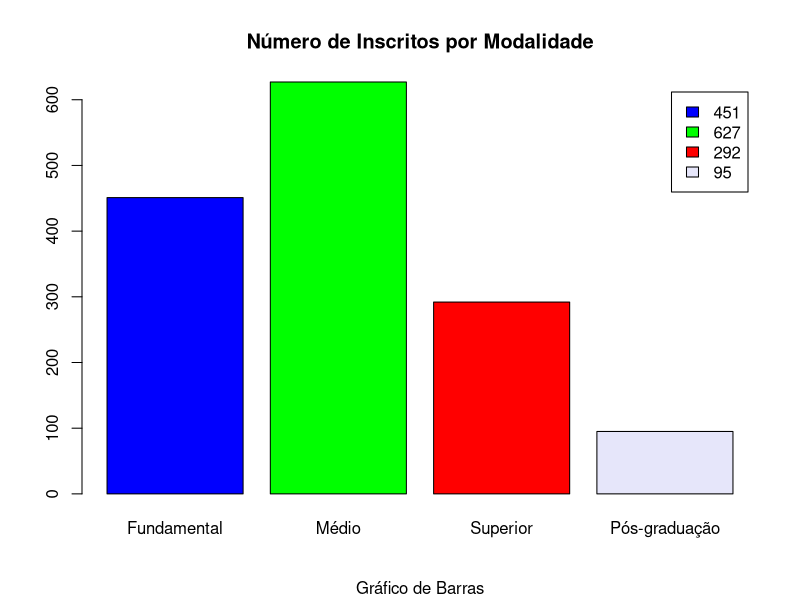
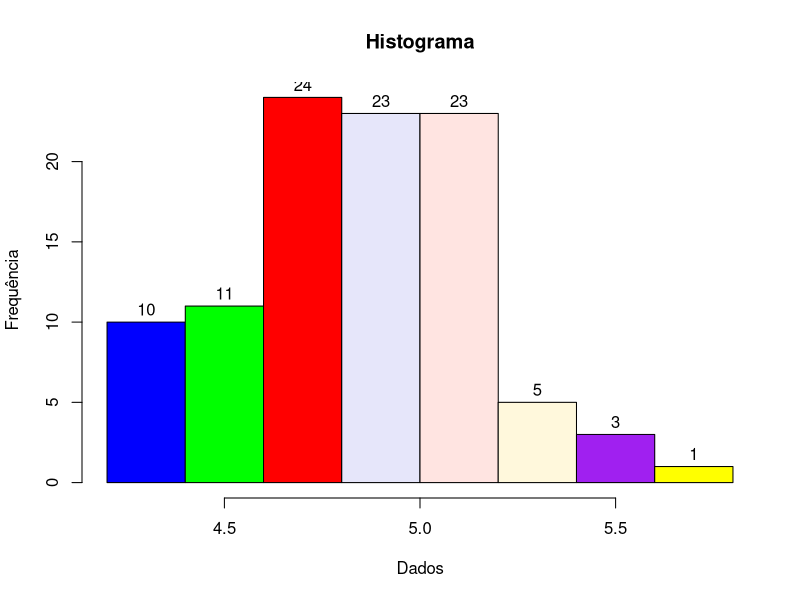
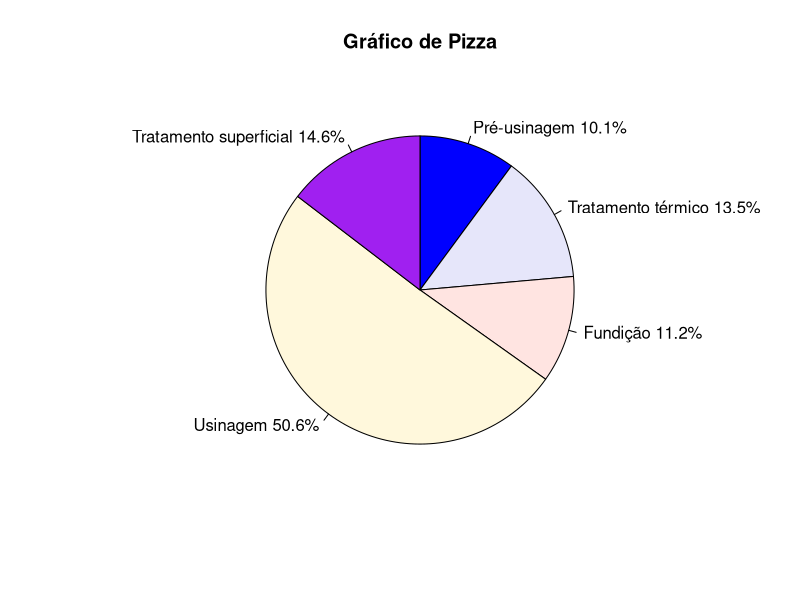
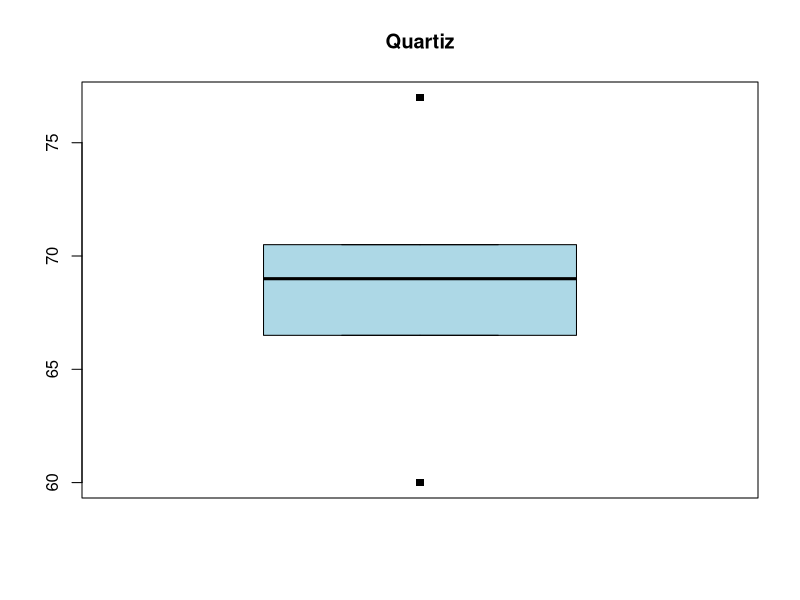

Write the R code that produced these figures, in order.
#
# Clean up the area
rm(list = ls())
#

# Localizando o arquivo .xls no Winddows
#setwd("D:\Transferência\estatistica_basica")

# No R, para utilizar determinadas funções, é preciso "carregar" um "pacote".
# Neste caso, carregamos o "pacote" tidyverse diretamente do CRAN-R.
# O tidyverse é uma coleção opinativa de pacotes R projetados para ciência de dados. 
# Todos os pacotes compartilham uma filosofia de design subjacente, gramática e estruturas de dados.
# Dentro da biblioteca tidyverse, existe o pacote readxl, o qual facilita a importação de dados do Excel para o R.
# Caso o mesmo ainda não esteja transferido o comando é:
if(!("tidyverse") %in% installed.packages()) install.packages("tidyverse", type = "source") 
library(tidyverse)

library(readxl)
eb = read_excel("./dados/estatistica_basica.xlsx", sheet = "Plan1")
head(eb)
#escolaridade inscritos
#1   Fundamental       451
#2         Médio       627
#3      Superior       292
#4 Pós-graduação        95
#
# Gráfico de Barras
barplot(eb$inscritos, names.arg = eb$escolaridade, col = c("blue", "green", "red", "lavender"), 
        legend.text = eb$inscritos, sub = "Gráfico de Barras",  main = "Número de Inscritos por Modalidade")

# Histograma
eh <- read_excel("./dados/estatistica_basica.xlsx", sheet = "Plan2")
head(eh)
#  eixos
#1   4.8
#2   4.9
#3   5.1
#4   4.8
#5   5.1
#6   4.9

hist(eh$eixos,  main = "Histograma", labels = TRUE, 
     col = c("blue", "green", "red", "lavender", "mistyrose", "cornsilk", "purple", "yellow"),
     ylab = "Frequência", xlab = "Dados")

# Gráfico Pizza
ep <- read_excel("./dados/estatistica_basica.xlsx", sheet = "Plan3")
head(ep)
#                  ccusto defeitos
#1           Pré-usinagem        9
#2     Tratamento térmico       12
#3               Fundição       10
#4               Usinagem       45
#5 Tratamento superficial       13
#
# Calculando a porcentagem 
#Rótulos para a figura
lbls <- ep$ccusto
pct <- round(ep$defeitos/sum(ep$defeitos)*100, digits=1)

lbls <- paste(lbls, pct) # acrescentar os percentuais aos rótulos 
lbls <- paste(lbls,"%",sep="") # acrescentar o símbolo "%" aos rótulos labels 
lbls

pie(ep$defeitos, labels = lbls, edges = 200, radius = 0.8, 
    clockwise = TRUE, angle = 45, main = "Gráfico de Pizza",
    col = c("blue", "lavender", "mistyrose", "cornsilk", "purple"),
    lty = NULL)

# +++++
# Estatísticas Descritivas
# Média
ma <- read_excel("./dados/estatistica_basica.xlsx", sheet = "Plan4")
head(ma)
#  dados
#1   4.5
#2   4.6
#3   4.5
#4   4.4
#5   4.5
xma = mean(ma$dado)
xma
#[1] 4.5

xma = (4.5+4.6+4.5+4.4+4.5) / 5
xma
#[1] 4.5
mean(4.5,4.6,4.5,4.4,4.5)
#[1] 4.5

# Mediana
md <- read_excel("./dados/estatistica_basica.xlsx", sheet = "Plan5")
head(md)
#  dados
#1    65
#2    72
#3    70
#4    72
#5    60
#6    67
mediana = median(md$dados)
mediana
#[1] 68.5

listamd=sort(md$dados, decreasing=F)
listamd
#[1] 60 65 67 68 69 70 72 72
xbarra = (68 + 69) / 2 
xbarra
#[1] 68.5

# Moda
moda <- read_excel("./dados/estatistica_basica.xlsx", sheet = "Plan5")
head(moda)
# Create the function
#https://www.tutorialspoint.com/r/r_mean_median_mode.htm

getmode <- function(v) {
  uniqv <- unique(v)
  uniqv[which.max(tabulate(match(v, uniqv)))]
}
# Calculate the mode using the user function.
result <- getmode(md$dados)
print(result)
#[1] 72
# Função melhor
# https://www.r-bloggers.com/computing-the-mode-in-r/

Mode = function(x){ 
ta = table(x)
tam = max(ta)
if (all(ta == tam))
  mod = NA
else
  if(is.numeric(x))
    mod = as.numeric(names(ta)[ta == tam])
else
  mod = names(ta)[ta == tam]
return(mod)
}

#Let’s see how it works for nominal data:
#One mode
fruit = c(rep("apple", 10), rep("pear", 5), rep("banana", 2))
getmode(fruit)
#[1] "apple"
Mode(fruit)
#[1] "apple"

#Two modes
fruit2 = c(rep("apple", 5), rep("pear", 5), rep("banana", 2))
getmode(fruit2)
#[1] "apple" # Hummm... achou só a primeira moda...
Mode(fruit2)
# [1] "apple" "pear" # Ok!!

#No mode
fruit3 = c(rep("apple", 5), rep("pear", 5), rep("banana", 5))
Mode(fruit3)
# [1] NA
getmode(fruit3)
#[1] "apple" # Crap! Error!!

#Let’s check for numerical data:
#One mode
count1 = c(rep(1, 10), rep(2, 5), rep(3, 2))
Mode(count1)
# [1] 1
getmode(count1)
# [1] 1

#Two modes
count2 = c(rep(1, 5), rep(2, 5), rep(3, 2))
Mode(count2)
# [1] 1 2
getmode(count2)
#[1] 1 # Nope!

#No mode
count3 = c(rep(1, 5), rep(2, 5), rep(3, 5))
Mode(count3)
# [1] NA
getmode(count3)
#[1] 1 # For Scotch! Error...

# +++++
# Estatísticas Descritivas
# Amplitude
#Vamos simular uma amostra de 10 valores, tomados de uma 
#distribuição normal com média = 10 e desvio-padrão = 2,5:
normal.1 <- rnorm(10, mean = 10, sd = 2.5)
#Calcule mínimo e máximo e a amplitude destes valores:
range(normal.1)
diff( range(normal.1) )
# [1] 9.224055
# Amplitude
ampl <- read_excel("./dados/estatistica_basica.xlsx",sheet = "Plan5")
head(ampl)
## A tibble: 6 × 1
#dados
#   <dbl>
# 1    65
# 2    72
# 3    70
# 4    72
# 5    60
# 6    67
range(ampl)
#1] 60 72
diff( range(ampl) )
#[1] 12

# Quartis
quartil <- read_excel("./dados/estatistica_basica.xlsx", sheet = "Plan6")
head(quartil)
## A tibble: 6 × 1
#  dados
#    <dbl>
#  1    72
#  2    70
#  3    77
#  4    60
#  5    67
#  6    69
listaq <- sort(quartil$dados)
listaq
# [1] 60 65 66 67 68 69 69 70 71 72 77
min(listaq)
#[1] 60
max(listaq)
#[1] 77
q1 = (length(listaq) + 1) / 4
q1
#[1] 3
listaq[q1]
#[1] 66
## Logo, 25% das observações etão abaixo de 66 e 75% das observações estão acima de 66.
q3 <- 3 * (length(listaq) + 1) / 4
q3
#[1] 9
listaq[q3]
#[1] 71
##Portanto, 75% das observações estão abaixo de 71 e 25% das observações estão acima de 71.

quantile(listaq)
# 0%  25%  50%  75% 100% 
#60.0 66.5 69.0 70.5 77.0 

boxplot(quantile(listaq) , pch=15, main="Quartiz" , col = "lightblue", pars = list(boxwex = 1))
